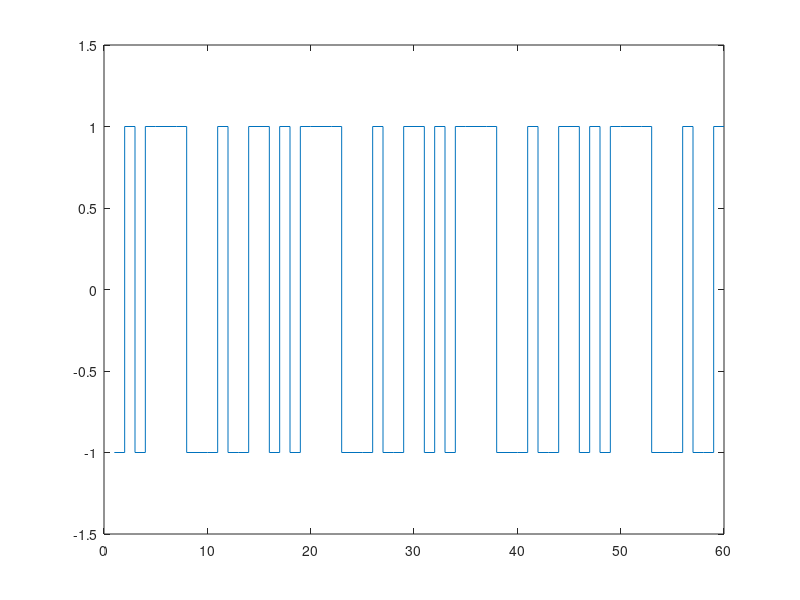

Write the MATLAB code that produced this figure.
x1=1;x2=0;x3=1;x4=0;
m=60;
for i =1:m
    y4=x4;y3=x3;y2=x2;y1=x1;
    x4=y3;x3=y2;x2=y1;
    x1 = xor(y3,y4);
    if y4 ==0
        U(i)=-1;
    else
        U(i)=y4;
    end
end
M= U;
% stem(M)
stairs(M)
axis([0 60 -1.5 1.5] ) 